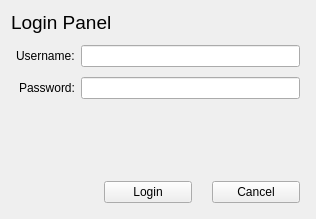
<?xml version="1.0" encoding="UTF-8"?>
<ui version="4.0">
 <class>wLoginPanel</class>
 <widget class="QWidget" name="wLoginPanel">
  <property name="windowModality">
   <enum>Qt::WindowModal</enum>
  </property>
  <property name="enabled">
   <bool>true</bool>
  </property>
  <property name="geometry">
   <rect>
    <x>0</x>
    <y>0</y>
    <width>316</width>
    <height>219</height>
   </rect>
  </property>
  <property name="sizePolicy">
   <sizepolicy hsizetype="Expanding" vsizetype="Preferred">
    <horstretch>0</horstretch>
    <verstretch>0</verstretch>
   </sizepolicy>
  </property>
  <property name="maximumSize">
   <size>
    <width>316</width>
    <height>219</height>
   </size>
  </property>
  <property name="cursor">
   <cursorShape>ArrowCursor</cursorShape>
  </property>
  <property name="mouseTracking">
   <bool>false</bool>
  </property>
  <property name="acceptDrops">
   <bool>false</bool>
  </property>
  <property name="windowTitle">
   <string>BACS Login Panel</string>
  </property>
  <property name="windowIcon">
   <iconset>
    <normaloff>../../../Projects/BiometricACS/BiometricACS/Source/Program.ico</normaloff>../../../Projects/BiometricACS/BiometricACS/Source/Program.ico</iconset>
  </property>
  <layout class="QGridLayout" name="gridLayout">
   <item row="0" column="0">
    <layout class="QVBoxLayout" name="verticalLayout">
     <property name="sizeConstraint">
      <enum>QLayout::SetMaximumSize</enum>
     </property>
     <item>
      <widget class="QLabel" name="lblTitle">
       <property name="font">
        <font>
         <pointsize>14</pointsize>
        </font>
       </property>
       <property name="text">
        <string>Login Panel</string>
       </property>
       <property name="textFormat">
        <enum>Qt::RichText</enum>
       </property>
       <property name="margin">
        <number>5</number>
       </property>
      </widget>
     </item>
     <item>
      <layout class="QFormLayout" name="formLayout">
       <property name="labelAlignment">
        <set>Qt::AlignRight|Qt::AlignTrailing|Qt::AlignVCenter</set>
       </property>
       <property name="verticalSpacing">
        <number>10</number>
       </property>
       <property name="leftMargin">
        <number>5</number>
       </property>
       <property name="topMargin">
        <number>5</number>
       </property>
       <property name="rightMargin">
        <number>5</number>
       </property>
       <property name="bottomMargin">
        <number>5</number>
       </property>
       <item row="0" column="0">
        <widget class="QLabel" name="lblUsername">
         <property name="text">
          <string>Username:</string>
         </property>
        </widget>
       </item>
       <item row="0" column="1">
        <widget class="QLineEdit" name="tbUsername"/>
       </item>
       <item row="1" column="0">
        <widget class="QLabel" name="lblPassword">
         <property name="text">
          <string>Password:</string>
         </property>
        </widget>
       </item>
       <item row="1" column="1">
        <widget class="QLineEdit" name="tbPassword">
         <property name="echoMode">
          <enum>QLineEdit::Password</enum>
         </property>
        </widget>
       </item>
      </layout>
     </item>
     <item>
      <spacer name="verticalSpacer">
       <property name="orientation">
        <enum>Qt::Vertical</enum>
       </property>
       <property name="sizeHint" stdset="0">
        <size>
         <width>20</width>
         <height>40</height>
        </size>
       </property>
      </spacer>
     </item>
     <item>
      <layout class="QHBoxLayout" name="horizontalLayout">
       <property name="spacing">
        <number>20</number>
       </property>
       <property name="leftMargin">
        <number>5</number>
       </property>
       <property name="topMargin">
        <number>5</number>
       </property>
       <property name="rightMargin">
        <number>5</number>
       </property>
       <property name="bottomMargin">
        <number>5</number>
       </property>
       <item>
        <spacer name="horizontalSpacer">
         <property name="orientation">
          <enum>Qt::Horizontal</enum>
         </property>
         <property name="sizeHint" stdset="0">
          <size>
           <width>40</width>
           <height>20</height>
          </size>
         </property>
        </spacer>
       </item>
       <item>
        <widget class="QPushButton" name="btnLogin">
         <property name="sizePolicy">
          <sizepolicy hsizetype="Expanding" vsizetype="Fixed">
           <horstretch>0</horstretch>
           <verstretch>0</verstretch>
          </sizepolicy>
         </property>
         <property name="text">
          <string>Login</string>
         </property>
        </widget>
       </item>
       <item>
        <widget class="QPushButton" name="btnCancel">
         <property name="sizePolicy">
          <sizepolicy hsizetype="Expanding" vsizetype="Fixed">
           <horstretch>0</horstretch>
           <verstretch>0</verstretch>
          </sizepolicy>
         </property>
         <property name="contextMenuPolicy">
          <enum>Qt::DefaultContextMenu</enum>
         </property>
         <property name="text">
          <string>Cancel</string>
         </property>
        </widget>
       </item>
      </layout>
     </item>
    </layout>
   </item>
  </layout>
 </widget>
 <tabstops>
  <tabstop>tbUsername</tabstop>
  <tabstop>tbPassword</tabstop>
  <tabstop>btnLogin</tabstop>
  <tabstop>btnCancel</tabstop>
 </tabstops>
 <resources/>
 <connections/>
</ui>
